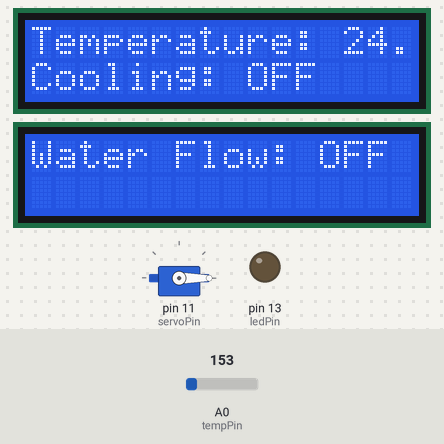
The sketch below on a simulated Arduino Uno, built with avr-gcc and run on an emulated ATmega328P. On the bench: 2 × 16×2 character LCD, servo, output pins drawn as LEDs (lit = HIGH). The inputs (shaded band) are chosen by the test bench; at power-on: A0 (tempPin) = 153.

Above: at 1.3 s.
1.4 s: A0 (tempPin) set to 174
At 3.4 s:
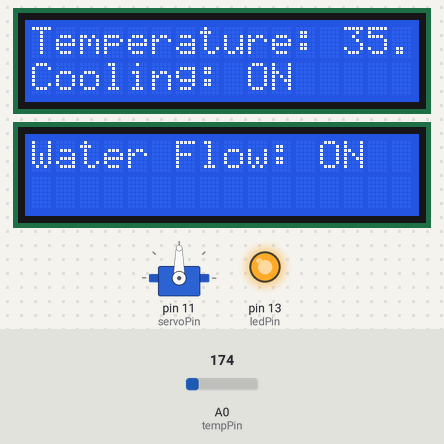
3.7 s: A0 (tempPin) set to 165
At 5.3 s:
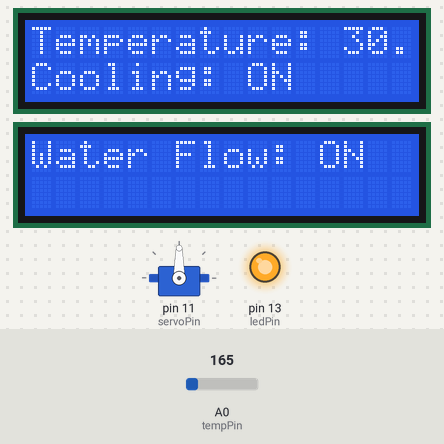
5.8 s: A0 (tempPin) set to 191
At 7.0 s:
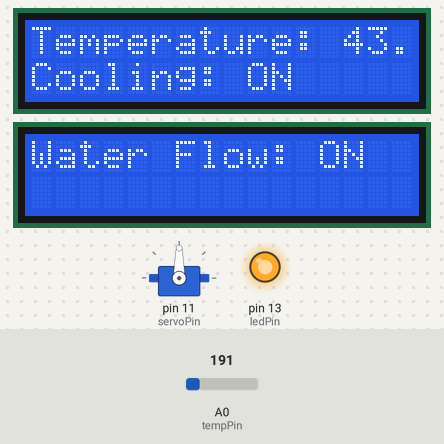
Timing chart, 0 to 8.8 s (numbered marks = the images above; inputs shaded):
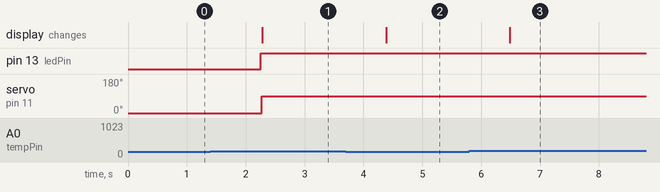

Measured:
- the behaviour switches between 163 and 164 on A0 (tempPin) (found by bisection; images 0 and 1)
- after the input at 1.4 s, pin 13 (ledPin): LOW → HIGH after 0.86 s; servo on pin 11 (servoPin): 0° → 90° after 0.87 s; the display: changes after 0.88 s (image 1)
- after the input at 3.7 s, the display: changes after 0.68 s (image 2)
- after the input at 5.8 s, the display: changes after 0.68 s (image 3)

The sketch:

automatic_temperature_and_water_controlling_system.ino
```cpp
#include <Wire.h>
#include <LiquidCrystal_I2C.h>
#include <Servo.h>

LiquidCrystal_I2C lcd1(0x27, 16, 2);
LiquidCrystal_I2C lcd2(0x24, 16, 2);

const int tempPin = A0;
const int ledPin = 13;
const int servoPin = 11;

const float tempThreshold = 30.0;

Servo myServo;

void setup() {
    lcd1.init();
    lcd1.backlight();

    lcd2.init();
    lcd2.backlight();

    Serial.begin(9600);

    pinMode(ledPin, OUTPUT);
    myServo.attach(servoPin);
}

void loop() {
    int analogValue = analogRead(tempPin);
    float voltage = (analogValue * 5.0) / 1023.0;
    float temperatureC = (voltage - 0.5) * 100.0;

    lcd1.clear();
    lcd1.setCursor(0, 0);
    lcd1.print("Temperature: ");
    lcd1.print(temperatureC);
    lcd1.print(" C");

    if (temperatureC > tempThreshold) {
        digitalWrite(ledPin, HIGH);

        lcd1.setCursor(0, 1);
        lcd1.print("Cooling: ON");

        myServo.write(90);

        lcd2.clear();
        lcd2.setCursor(0, 0);
        lcd2.print("Water Flow: ON");
    } else {
        digitalWrite(ledPin, LOW);

        lcd1.setCursor(0, 1);
        lcd1.print("Cooling: OFF");

        myServo.write(0);

        lcd2.clear();
        lcd2.setCursor(0, 0);
        lcd2.print("Water Flow: OFF");
    }

    delay(1000);
}
```
